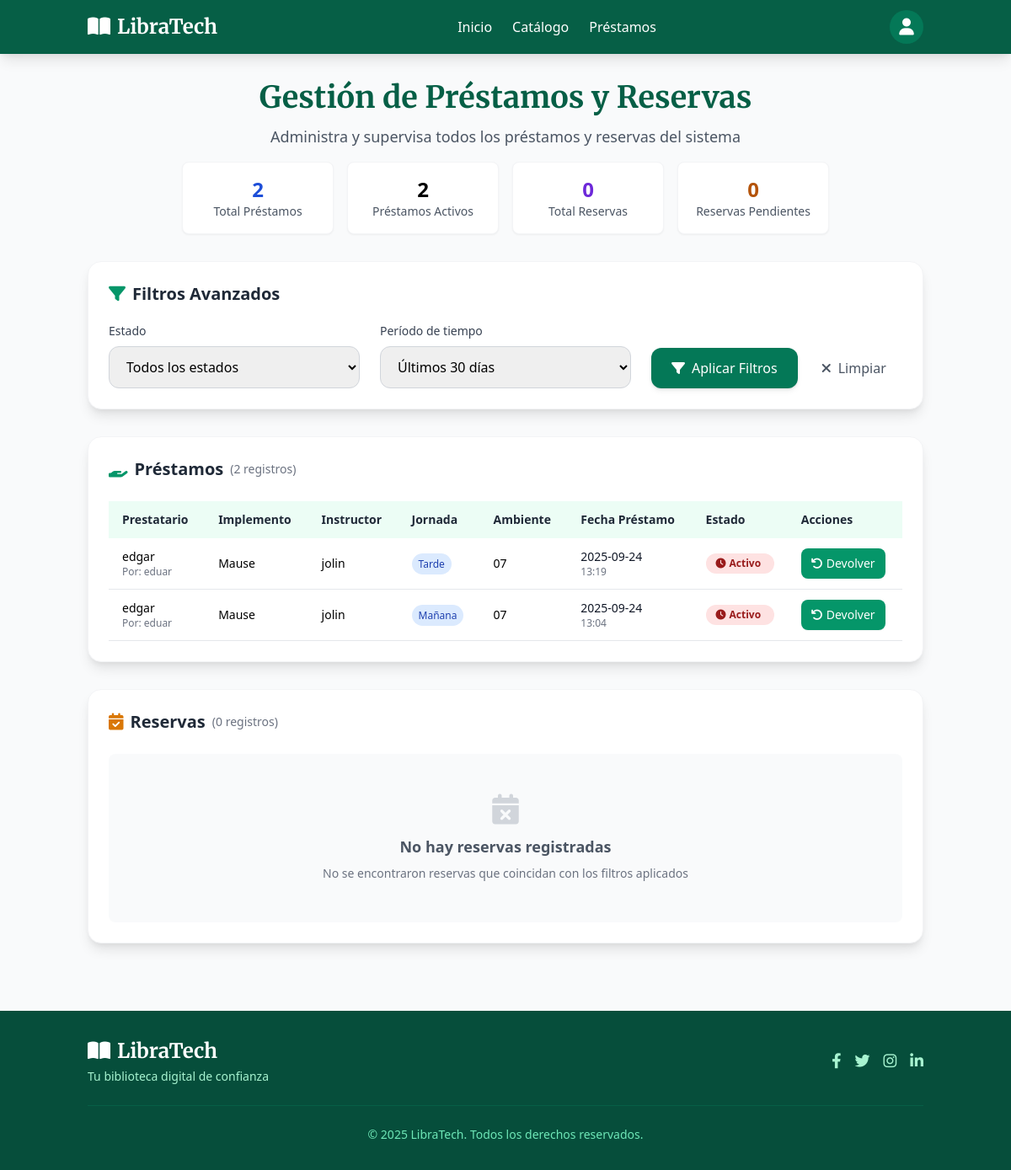
/prestamos/prestamos (signed in), run on an earlier commit of the app's database.
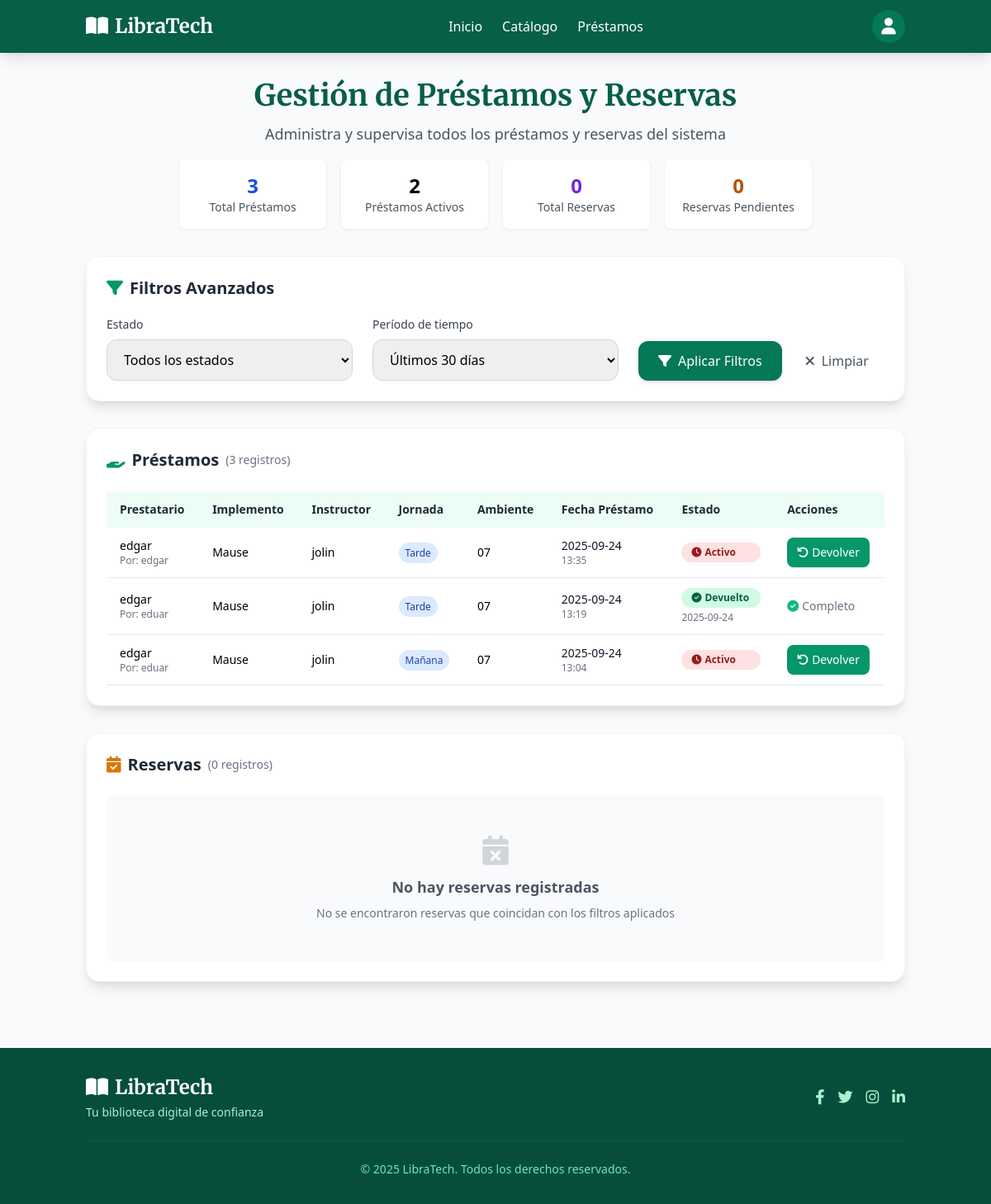
And on a later commit of the database.
### tables this page shows
CREATE TABLE prestamos (
                id INTEGER PRIMARY KEY AUTOINCREMENT,
                fk_usuario INTEGER NOT NULL,
                fk_modelo INTEGER NOT NULL,
                fecha_prestamo TEXT NOT NULL,
                fecha_devolucion TEXT,
                nombre TEXT NOT NULL,
                instructor TEXT,
                jornada TEXT,
                ambiente TEXT,
                FOREIGN KEY (fk_usuario) REFERENCES usuarios(id),
                FOREIGN KEY (fk_modelo) REFERENCES catalogo(id)                
            );

CREATE TABLE usuarios (
                id INTEGER PRIMARY KEY AUTOINCREMENT,
                nombre TEXT NOT NULL UNIQUE,
                email TEXT NOT NULL UNIQUE,
                telefono TEXT NOT NULL UNIQUE,
                password TEXT NOT NULL
            );

CREATE TABLE catalogo (
                id INTEGER PRIMARY KEY AUTOINCREMENT,
                implemento TEXT NOT NULL,
                descripcion TEXT NOT NULL,
                disponibilidad INTEGER NOT NULL,
                imagen_url TEXT,
                categoria TEXT,
                created_at TIMESTAMP DEFAULT CURRENT_TIMESTAMP
            );

### routes/prestamos.py (the view)
@prestamos_bp.route('/prestamos', methods=['GET'])
@login_required
def prestamos():
    conn = get_db_connection()
    filtro_estado = request.args.get('estado', 'todos')
    filtro_dias = request.args.get('dias', '30')
    try:
        filtro_dias = int(filtro_dias)
    except ValueError:
        filtro_dias = 30
    prestamos_query = '''
        SELECT p.id, u.nombre AS usuario, c.implemento, p.fecha_prestamo, p.fecha_devolucion,
               p.instructor, p.jornada, p.ambiente, c.id as id_implemento, p.nombre as nombre_prestatario
        FROM prestamos p
        JOIN usuarios u ON p.fk_usuario = u.id
        JOIN catalogo c ON p.fk_modelo = c.id
        WHERE p.fecha_prestamo >= date('now', ?)
    '''
    prestamos_params = [f'-{filtro_dias} days']
    if session.get('rol') != 'admin':
        prestamos_query += ' AND p.fk_usuario = ?'
        prestamos_params.append(session.get('user_id'))
    if filtro_estado == 'activos':
        prestamos_query += ' AND p.fecha_devolucion IS NULL'
    elif filtro_estado == 'devueltos':
        prestamos_query += ' AND p.fecha_devolucion IS NOT NULL'
    prestamos_query += ' ORDER BY p.fecha_prestamo DESC'
    prestamos_items = conn.execute(prestamos_query, prestamos_params).fetchall()
    reservas_query = '''
        SELECT r.id, u.nombre AS usuario, c.implemento, r.fecha_reserva, r.fecha_inicio,
               r.fecha_fin, r.lugar, r.estado, c.id as id_implemento, r.nombre as nombre_solicitante, r.fk_usuario
        FROM reservas r
        JOIN usuarios u ON r.fk_usuario = u.id
        JOIN catalogo c ON r.fk_implemento = c.id
        WHERE r.fecha_reserva >= date('now', ?)
    '''
    reservas_params = [f'-{filtro_dias} days']
    if session.get('rol') != 'admin':
        reservas_query += ' AND r.fk_usuario = ?'
        reservas_params.append(session.get('user_id'))
    if filtro_estado == 'pendientes':
        reservas_query += " AND r.estado = 'pendiente'"
    elif filtro_estado == 'aprobadas':
        reservas_query += " AND r.estado = 'aprobada'"
    elif filtro_estado == 'canceladas':
        reservas_query += " AND r.estado = 'cancelada'"
    reservas_query += ' ORDER BY r.fecha_reserva DESC'
    reservas_items = conn.execute(reservas_query, reservas_params).fetchall()
    stats = {
        'total_prestamos': len(prestamos_items),
        'prestamos_activos': len([p for p in prestamos_items if p['fecha_devolucion'] is None]),
        'total_reservas': len(reservas_items),
        'reservas_pendientes': len([r for r in reservas_items if r['estado'] == 'pendiente']),
    }
    conn.close()
    return render_template('views/prestamos_reservas.html',
                        prestamos=prestamos_items,
                        reservas=reservas_items,
                        stats=stats,
                        filtro_estado=filtro_estado,
                        filtro_dias=filtro_dias)

### app.py (called while the page is built)
@app.context_processor
def inject_user():
    return dict(
        current_user={
            'id': session.get('user_id'),
            'nombre': session.get('user_nombre'),
            'email': session.get('user_email'),
            'is_authenticated': 'user_id' in session
        }
    )

### routes/login.py (called while the page is built)
def login_required(view):
    from functools import wraps
    @wraps(view)
    def wrapped_view(*args, **kwargs):
        if 'user_id' not in session:
            flash('Por favor, inicie sesión para acceder a esta página', 'error')
            return redirect(url_for('login.login'))
        return view(*args, **kwargs)
    return wrapped_view

### utils/db.py (called while the page is built)
def get_db_connection():
    conn = sqlite3.connect('models/database.db')
    conn.row_factory = sqlite3.Row
    return conn

### templates/views/prestamos_reservas.html (shortened to what the changed rows need)
{% extends "base.html" %}
{% block content %}
<main class="container mx-auto px-4 py-8">
    <div class="text-center mb-8">
        <h1 class="text-4xl font-serif font-bold text-green-800 mb-3">
            {% if session.rol == 'admin' %}
                Gestión de Préstamos y Reservas
            {% else %}
                Mis Préstamos y Reservas
            {% endif %}
        </h1>
        <div class="grid grid-cols-2 md:grid-cols-4 gap-4 max-w-3xl mx-auto">
            <div class="bg-white p-4 rounded-lg shadow-sm border border-gray-100">
                <div class="text-2xl font-bold text-blue-700">{{ stats.total_prestamos }}</div>
                <div class="text-sm text-gray-600">
                    {% if session.rol == 'admin' %}Total Préstamos{% else %}Mis Préstamos{% endif %}
                </div>
            </div>
        </div>
    </div>
    <div class="bg-white p-6 rounded-2xl shadow-lg mb-8 border border-gray-100">
        <h2 class="text-xl font-bold text-gray-800 mb-5 flex items-center">
            <i class="fas fa-filter mr-2 text-green-600"></i> Filtros Avanzados
        </h2>
    </div>
    <div class="bg-white p-6 rounded-2xl shadow-lg mb-8 border border-gray-100">
        <div class="flex justify-between items-center mb-6">
            <h2 class="text-xl font-bold flex items-center text-gray-800">
                <i class="fas fa-hand-holding mr-2 text-green-600"></i>Préstamos
                <span class="ml-2 text-sm font-normal text-gray-500">({{ prestamos|length }} registros)</span>
            </h2>
        </div>
        {% if prestamos %}
        <div class="overflow-x-auto">
            <table class="min-w-full table-auto border-collapse">
                <thead>
                    <tr class="bg-green-50 text-gray-800">
                        <th class="px-4 py-3 text-left text-sm font-semibold">Prestatario</th>
                        <th class="px-4 py-3 text-left text-sm font-semibold">Implemento</th>
                        <th class="px-4 py-3 text-left text-sm font-semibold">Instructor</th>
                        <th class="px-4 py-3 text-left text-sm font-semibold">Jornada</th>
                        <th class="px-4 py-3 text-left text-sm font-semibold">Ambiente</th>
                        <th class="px-4 py-3 text-left text-sm font-semibold">Fecha Préstamo</th>
                        <th class="px-4 py-3 text-left text-sm font-semibold">Estado</th>
                        <th class="px-4 py-3 text-left text-sm font-semibold">Acciones</th>
                    </tr>
                </thead>
                <tbody>
                    {% for prestamo in prestamos %}
                    <tr class="border-b even:bg-gray-50 hover:bg-green-50 transition-colors duration-200">
                        <td class="px-4 py-3 text-sm">
                            <div class="font-medium">{{ prestamo.nombre_prestatario }}</div>
                            {% if session.rol == 'admin' %}
                            <div class="text-xs text-gray-500">Por: {{ prestamo.usuario }}</div>
                            {% endif %}
                        </td>
                        <td class="px-4 py-3 text-sm">{{ prestamo.implemento }}</td>
                        <td class="px-4 py-3 text-sm">{{ prestamo.instructor }}</td>
                        <td class="px-4 py-3 text-sm">
                            <span class="px-2 py-1 bg-blue-100 text-blue-800 text-xs rounded-full">
                                {{ prestamo.jornada }}
                            </span>
                        </td>
                        <td class="px-4 py-3 text-sm">{{ prestamo.ambiente }}</td>
                        <td class="px-4 py-3 text-sm">
                            <div class="text-gray-900">{{ prestamo.fecha_prestamo[:10] }}</div>
                            <div class="text-xs text-gray-500">{{ prestamo.fecha_prestamo[11:16] }}</div>
                        </td>
                        <td class="px-4 py-3 text-sm">
                            {% if prestamo.fecha_devolucion %}
                                <span class="bg-green-100 text-green-800 px-3 py-1 rounded-full text-xs font-semibold flex items-center w-fit">
                                    <i class="fas fa-check-circle mr-1"></i> Devuelto
                                </span>
                                <div class="text-xs text-gray-500 mt-1">{{ prestamo.fecha_devolucion[:10] }}</div>
                            {% else %}
                                <span class="bg-red-100 text-red-800 px-3 py-1 rounded-full text-xs font-semibold flex items-center w-fit">
                                    <i class="fas fa-clock mr-1"></i> Activo
                                </span>
                            {% endif %}
                        </td>
                        <td class="px-4 py-3">
                            {% if not prestamo.fecha_devolucion and session.get('rol') == 'admin' %}
                            <form action="{{ url_for('prestamos.devolver_prestamo', id=prestamo.id) }}" method="POST" class="inline">
                                <button type="submit"
                                        class="bg-green-600 hover:bg-green-700 text-white px-3 py-2 rounded-lg text-sm flex items-center gap-1 transition duration-200 shadow-sm"
                                        onclick="return confirm('¿Estás seguro de registrar la devolución de {{ prestamo.implemento }}?')">
                                    <i class="fas fa-undo"></i> Devolver
                                </button>
                            </form>
                            {% elif prestamo.fecha_devolucion %}
                            <span class="text-gray-500 text-sm flex items-center">
                                <i class="fas fa-check-circle mr-1 text-green-500"></i> Completo
                            </span>
                            {% else %}
                            <span class="text-gray-400 text-sm">Esperando devolución</span>
                            {% endif %}
                        </td>
                    </tr>
                    {% endfor %}
                </tbody>
            </table>
        </div>
        {% endif %}
    </div>
    <div class="bg-white p-6 rounded-2xl shadow-lg border border-gray-100">
        <div class="flex justify-between items-center mb-6">
            <h2 class="text-xl font-bold flex items-center text-gray-800">
                <i class="fas fa-calendar-check mr-2 text-yellow-600"></i>Reservas
                <span class="ml-2 text-sm font-normal text-gray-500">({{ reservas|length }} registros)</span>
            </h2>
        </div>
    </div>
</main>
{% endblock %}

What changed in the data, as far as the page shows it:
added prestamos: nombre_prestatario "edgar", usuario "edgar", implemento "Mause", instructor "jolin", jornada "Tarde", ambiente "07", fecha_prestamo "2025-09-24", fecha_prestamo "13:35", shows "Activo"
changed prestamos (number 2 of 3 on the later page): fecha_devolucion (not shown) → "2025-09-24"; no longer shows "Activo Devolver"
Also different on the page:
{{ stats.total_prestamos }}: "2" → "3"
{{ prestamos|length }}: "2" → "3"
